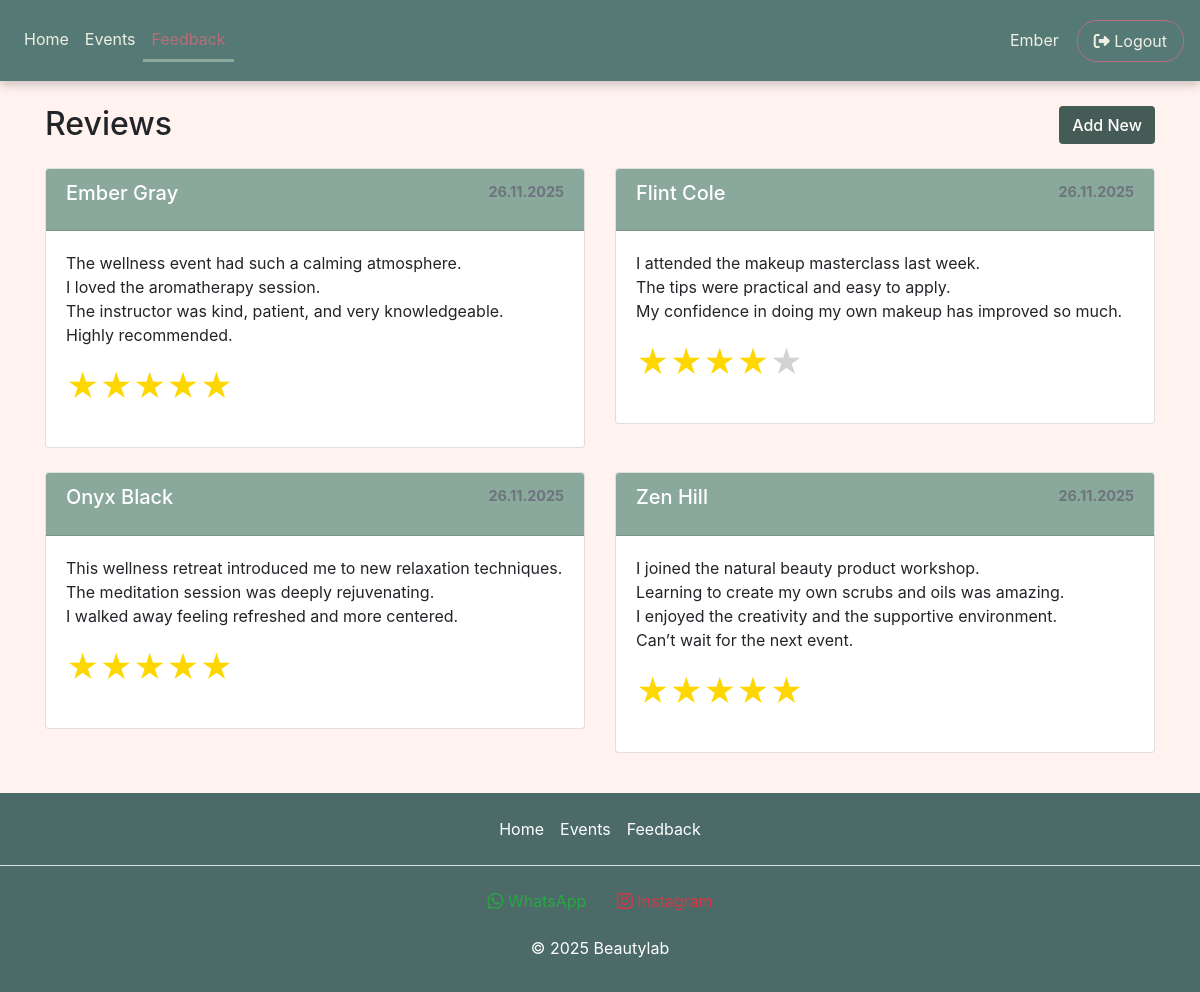
The app's page /feedback.php (signed in) with its own data.
### tables this page shows
CREATE TABLE `reviews` (
  `review_id` int(11) NOT NULL,
  `user_id` int(11) NOT NULL,
  `content` text NOT NULL,
  `created_at` datetime DEFAULT current_timestamp(),
  `rating` int(1) NOT NULL DEFAULT 0
);

CREATE TABLE `users` (
  `user_id` int(11) NOT NULL,
  `username` varchar(50) NOT NULL,
  `first_name` varchar(50) NOT NULL,
  `last_name` varchar(50) NOT NULL,
  `email` varchar(100) NOT NULL,
  `user_password` varchar(255) NOT NULL,
  `user_role` varchar(50) DEFAULT 'user',
  `created_at` timestamp NOT NULL DEFAULT current_timestamp(),
  `image_path` varchar(255) DEFAULT 'profile_pictures/placeholder.jpg'
);

### load_reviews.php (the view, shortened to what this page needs)
<!DOCTYPE html>
<html lang="en">
<body>
    <div class="row">
        <?php
        require 'db_connection.php';
        $sql = "SELECT r.review_id, r.user_id, r.content, r.rating, r.created_at, u.first_name, u.last_name, u.user_role
                    FROM reviews r
                    JOIN users u ON r.user_id = u.user_id
                    ORDER BY r.created_at DESC";
        $result = $conn->query($sql);
        if ($result->num_rows > 0):
            while ($row = $result->fetch_assoc()):
        ?>
                <div class="col-12 col-md-8 col-lg-6 mb-4">
                    <div class="card review-card">
                        <div class="card-header text-white d-flex">
                            <h5 class="card-title">
                                <?= htmlspecialchars($row['first_name'] . " " . $row['last_name']); ?>
                            </h5>
                            <p class="text-muted ml-auto" style="font-size:0.9em;">
                                <?= date('d.m.Y', strtotime($row['created_at'])); ?>
                            </p>
                        </div>
                        <div class="card-body">
                            <p class="card-text">
                                <?= nl2br(htmlspecialchars($row['content'])); ?>
                            </p>
                            <p>
                                <?php
                                $rating = (int)$row['rating'];
                                for ($i = 0; $i < $rating; $i++) echo '<span class="star gold">★</span>';
                                for ($i = $rating; $i < 5; $i++) echo '<span class="star gray">★</span>';
                                ?>
                            </p>
                        </div>
                    </div>
                </div>
        <?php
            endwhile;
        else:
            echo "<p>No reviews found.</p>";
        endif;
        ?>
    </div>
</body>
</html>

### style.css (style rules this page uses)
.star { font-size: 2rem; }
.gold { color: gold; }
.gray { color: lightgray; }
.review-card .card-header { background-color: #8AA89C; color: #557A76; font-weight: bold; }

### records on screen
reviews: user.last_name "Ember Gray", created_at "26.11.2025", content "The wellness event had such a calming atmosphere. I loved the aromatherapy session. The instructor was kind, patient, and very knowledgeable. Highly recommended.", rating 5 (drawn)
reviews: user.last_name "Flint Cole", created_at "26.11.2025", content "I attended the makeup masterclass last week. The tips were practical and easy to apply. My confidence in doing my own makeup has improved so much.", rating 4 (drawn)
reviews: user.last_name "Onyx Black", created_at "26.11.2025", content "This wellness retreat introduced me to new relaxation techniques. The meditation session was deeply rejuvenating. I walked away feeling refreshed and more centered.", rating 5 (drawn)
reviews: user.last_name "Zen Hill", created_at "26.11.2025", content "I joined the natural beauty product workshop. Learning to create my own scrubs and oils was amazing. I enjoyed the creativity and the supportive environment. Can’t wait for the next event.", rating 5 (drawn)

### other values on screen
$_SESSION['first_name'] "Ember"
